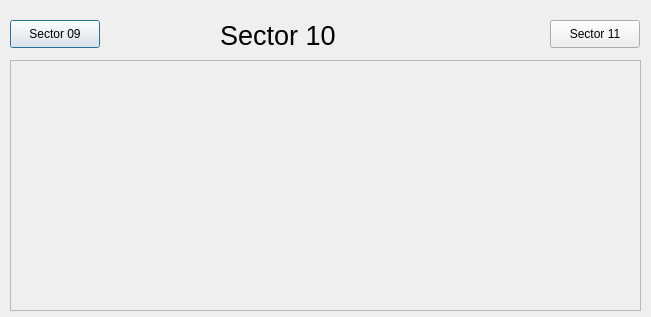
<?xml version="1.0" encoding="UTF-8"?>
<ui version="4.0">
 <class>Dialog</class>
 <widget class="QDialog" name="Dialog">
  <property name="geometry">
   <rect>
    <x>0</x>
    <y>0</y>
    <width>651</width>
    <height>317</height>
   </rect>
  </property>
  <property name="windowTitle">
   <string>Dialog</string>
  </property>
  <widget class="QLabel" name="label_2">
   <property name="geometry">
    <rect>
     <x>220</x>
     <y>20</y>
     <width>131</width>
     <height>31</height>
    </rect>
   </property>
   <property name="font">
    <font>
     <pointsize>20</pointsize>
    </font>
   </property>
   <property name="text">
    <string>Sector 10</string>
   </property>
  </widget>
  <widget class="QEFormPlugin" name="asguiformplugin">
   <property name="geometry">
    <rect>
     <x>10</x>
     <y>60</y>
     <width>631</width>
     <height>251</height>
    </rect>
   </property>
   <property name="uiFile" stdset="0">
    <string>SectorVacuumSchematic.ui</string>
   </property>
   <property name="variableSubstitutions" stdset="0">
    <string>SR=10 SRPREV=09</string>
   </property>
  </widget>
  <widget class="QCaPushButtonPlugin" name="guipushbuttonplugin">
   <property name="geometry">
    <rect>
     <x>10</x>
     <y>20</y>
     <width>90</width>
     <height>28</height>
    </rect>
   </property>
   <property name="text">
    <string>Sector 09</string>
   </property>
   <property name="guiFile">
    <string>SVS09.ui</string>
   </property>
   <property name="creationOption" stdset="0">
    <enum>QCaPushButtonPlugin::Open</enum>
   </property>
  </widget>
  <widget class="QCaPushButtonPlugin" name="guipushbuttonplugin_2">
   <property name="geometry">
    <rect>
     <x>550</x>
     <y>20</y>
     <width>90</width>
     <height>28</height>
    </rect>
   </property>
   <property name="text">
    <string>Sector 11</string>
   </property>
   <property name="guiFile">
    <string>SVS11.ui</string>
   </property>
   <property name="creationOption" stdset="0">
    <enum>QCaPushButtonPlugin::Open</enum>
   </property>
  </widget>
 </widget>
 <customwidgets>
  <customwidget>
   <class>QCaPushButtonPlugin</class>
   <extends>QPushButton</extends>
   <header>QCaPushButtonPlugin.h</header>
  </customwidget>
  <customwidget>
   <class>QEFormPlugin</class>
   <extends>QScrollArea</extends>
   <header>QEFormPlugin.h</header>
  </customwidget>
 </customwidgets>
 <resources/>
 <connections/>
</ui>
